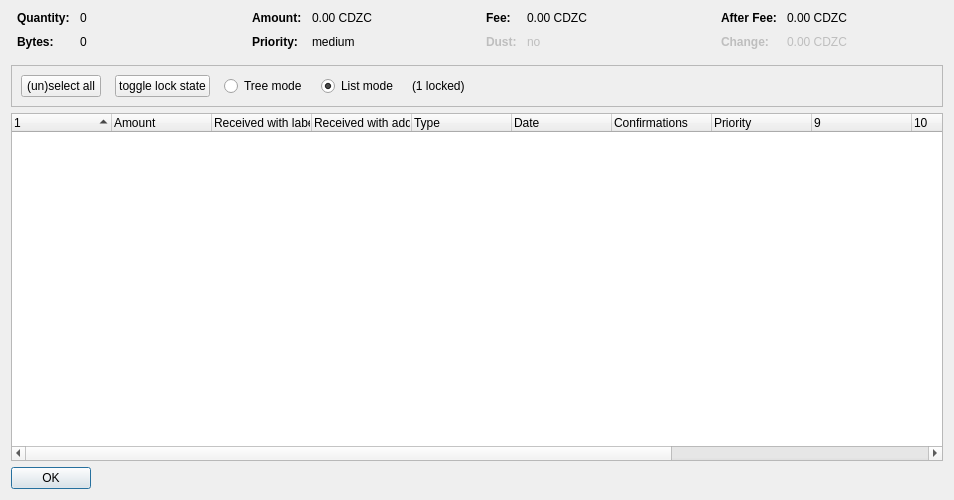
<?xml version="1.0" encoding="UTF-8"?>
<ui version="4.0">
 <class>CoinControlDialog</class>
 <widget class="QDialog" name="CoinControlDialog">
  <property name="geometry">
   <rect>
    <x>0</x>
    <y>0</y>
    <width>954</width>
    <height>500</height>
   </rect>
  </property>
  <property name="windowTitle">
   <string>Coin Selection</string>
  </property>
  <layout class="QVBoxLayout" name="verticalLayout">
   <item>
    <layout class="QHBoxLayout" name="horizontalLayoutTop" stretch="0,0,0,0">
     <property name="topMargin">
      <number>0</number>
     </property>
     <property name="bottomMargin">
      <number>10</number>
     </property>
     <item>
      <layout class="QFormLayout" name="formLayoutCoinControl1">
       <property name="horizontalSpacing">
        <number>10</number>
       </property>
       <property name="verticalSpacing">
        <number>10</number>
       </property>
       <property name="leftMargin">
        <number>6</number>
       </property>
       <property name="rightMargin">
        <number>6</number>
       </property>
       <item row="0" column="0">
        <widget class="QLabel" name="labelCoinControlQuantityText">
         <property name="font">
          <font>
           <weight>75</weight>
           <bold>true</bold>
          </font>
         </property>
         <property name="text">
          <string>Quantity:</string>
         </property>
        </widget>
       </item>
       <item row="0" column="1">
        <widget class="QLabel" name="labelCoinControlQuantity">
         <property name="cursor">
          <cursorShape>IBeamCursor</cursorShape>
         </property>
         <property name="contextMenuPolicy">
          <enum>Qt::ActionsContextMenu</enum>
         </property>
         <property name="text">
          <string notr="true">0</string>
         </property>
         <property name="textInteractionFlags">
          <set>Qt::LinksAccessibleByMouse|Qt::TextSelectableByKeyboard|Qt::TextSelectableByMouse</set>
         </property>
        </widget>
       </item>
       <item row="1" column="0">
        <widget class="QLabel" name="labelCoinControlBytesText">
         <property name="font">
          <font>
           <weight>75</weight>
           <bold>true</bold>
          </font>
         </property>
         <property name="text">
          <string>Bytes:</string>
         </property>
        </widget>
       </item>
       <item row="1" column="1">
        <widget class="QLabel" name="labelCoinControlBytes">
         <property name="cursor">
          <cursorShape>IBeamCursor</cursorShape>
         </property>
         <property name="contextMenuPolicy">
          <enum>Qt::ActionsContextMenu</enum>
         </property>
         <property name="text">
          <string notr="true">0</string>
         </property>
         <property name="textInteractionFlags">
          <set>Qt::LinksAccessibleByMouse|Qt::TextSelectableByKeyboard|Qt::TextSelectableByMouse</set>
         </property>
        </widget>
       </item>
      </layout>
     </item>
     <item>
      <layout class="QFormLayout" name="formLayoutCoinControl2">
       <property name="horizontalSpacing">
        <number>10</number>
       </property>
       <property name="verticalSpacing">
        <number>10</number>
       </property>
       <property name="leftMargin">
        <number>6</number>
       </property>
       <property name="rightMargin">
        <number>6</number>
       </property>
       <item row="0" column="0">
        <widget class="QLabel" name="labelCoinControlAmountText">
         <property name="font">
          <font>
           <weight>75</weight>
           <bold>true</bold>
          </font>
         </property>
         <property name="text">
          <string>Amount:</string>
         </property>
        </widget>
       </item>
       <item row="0" column="1">
        <widget class="QLabel" name="labelCoinControlAmount">
         <property name="cursor">
          <cursorShape>IBeamCursor</cursorShape>
         </property>
         <property name="contextMenuPolicy">
          <enum>Qt::ActionsContextMenu</enum>
         </property>
         <property name="text">
          <string notr="true">0.00 CDZC</string>
         </property>
         <property name="textInteractionFlags">
          <set>Qt::LinksAccessibleByMouse|Qt::TextSelectableByKeyboard|Qt::TextSelectableByMouse</set>
         </property>
        </widget>
       </item>
       <item row="1" column="0">
        <widget class="QLabel" name="labelCoinControlPriorityText">
         <property name="font">
          <font>
           <weight>75</weight>
           <bold>true</bold>
          </font>
         </property>
         <property name="text">
          <string>Priority:</string>
         </property>
        </widget>
       </item>
       <item row="1" column="1">
        <widget class="QLabel" name="labelCoinControlPriority">
         <property name="cursor">
          <cursorShape>IBeamCursor</cursorShape>
         </property>
         <property name="contextMenuPolicy">
          <enum>Qt::ActionsContextMenu</enum>
         </property>
         <property name="text">
          <string>medium</string>
         </property>
         <property name="textInteractionFlags">
          <set>Qt::LinksAccessibleByMouse|Qt::TextSelectableByKeyboard|Qt::TextSelectableByMouse</set>
         </property>
        </widget>
       </item>
      </layout>
     </item>
     <item>
      <layout class="QFormLayout" name="formLayoutCoinControl3">
       <property name="horizontalSpacing">
        <number>10</number>
       </property>
       <property name="verticalSpacing">
        <number>10</number>
       </property>
       <property name="leftMargin">
        <number>6</number>
       </property>
       <property name="rightMargin">
        <number>6</number>
       </property>
       <item row="0" column="0">
        <widget class="QLabel" name="labelCoinControlFeeText">
         <property name="font">
          <font>
           <weight>75</weight>
           <bold>true</bold>
          </font>
         </property>
         <property name="text">
          <string>Fee:</string>
         </property>
        </widget>
       </item>
       <item row="0" column="1">
        <widget class="QLabel" name="labelCoinControlFee">
         <property name="cursor">
          <cursorShape>IBeamCursor</cursorShape>
         </property>
         <property name="contextMenuPolicy">
          <enum>Qt::ActionsContextMenu</enum>
         </property>
         <property name="text">
          <string notr="true">0.00 CDZC</string>
         </property>
         <property name="textInteractionFlags">
          <set>Qt::LinksAccessibleByMouse|Qt::TextSelectableByKeyboard|Qt::TextSelectableByMouse</set>
         </property>
        </widget>
       </item>
       <item row="1" column="0">
        <widget class="QLabel" name="labelCoinControlLowOutputText">
         <property name="enabled">
          <bool>false</bool>
         </property>
         <property name="font">
          <font>
           <weight>75</weight>
           <bold>true</bold>
          </font>
         </property>
         <property name="text">
          <string>Dust:</string>
         </property>
        </widget>
       </item>
       <item row="1" column="1">
        <widget class="QLabel" name="labelCoinControlLowOutput">
         <property name="enabled">
          <bool>false</bool>
         </property>
         <property name="cursor">
          <cursorShape>IBeamCursor</cursorShape>
         </property>
         <property name="contextMenuPolicy">
          <enum>Qt::ActionsContextMenu</enum>
         </property>
         <property name="text">
          <string>no</string>
         </property>
         <property name="textInteractionFlags">
          <set>Qt::LinksAccessibleByMouse|Qt::TextSelectableByKeyboard|Qt::TextSelectableByMouse</set>
         </property>
        </widget>
       </item>
      </layout>
     </item>
     <item>
      <layout class="QFormLayout" name="formLayoutCoinControl4">
       <property name="horizontalSpacing">
        <number>10</number>
       </property>
       <property name="verticalSpacing">
        <number>10</number>
       </property>
       <property name="leftMargin">
        <number>6</number>
       </property>
       <property name="rightMargin">
        <number>6</number>
       </property>
       <item row="0" column="0">
        <widget class="QLabel" name="labelCoinControlAfterFeeText">
         <property name="font">
          <font>
           <weight>75</weight>
           <bold>true</bold>
          </font>
         </property>
         <property name="text">
          <string>After Fee:</string>
         </property>
        </widget>
       </item>
       <item row="0" column="1">
        <widget class="QLabel" name="labelCoinControlAfterFee">
         <property name="cursor">
          <cursorShape>IBeamCursor</cursorShape>
         </property>
         <property name="contextMenuPolicy">
          <enum>Qt::ActionsContextMenu</enum>
         </property>
         <property name="text">
          <string notr="true">0.00 CDZC</string>
         </property>
         <property name="textInteractionFlags">
          <set>Qt::LinksAccessibleByMouse|Qt::TextSelectableByKeyboard|Qt::TextSelectableByMouse</set>
         </property>
        </widget>
       </item>
       <item row="1" column="0">
        <widget class="QLabel" name="labelCoinControlChangeText">
         <property name="enabled">
          <bool>false</bool>
         </property>
         <property name="font">
          <font>
           <weight>75</weight>
           <bold>true</bold>
          </font>
         </property>
         <property name="text">
          <string>Change:</string>
         </property>
        </widget>
       </item>
       <item row="1" column="1">
        <widget class="QLabel" name="labelCoinControlChange">
         <property name="enabled">
          <bool>false</bool>
         </property>
         <property name="cursor">
          <cursorShape>IBeamCursor</cursorShape>
         </property>
         <property name="contextMenuPolicy">
          <enum>Qt::ActionsContextMenu</enum>
         </property>
         <property name="text">
          <string notr="true">0.00 CDZC</string>
         </property>
         <property name="textInteractionFlags">
          <set>Qt::LinksAccessibleByMouse|Qt::TextSelectableByKeyboard|Qt::TextSelectableByMouse</set>
         </property>
        </widget>
       </item>
      </layout>
     </item>
    </layout>
   </item>
   <item>
    <widget class="QFrame" name="frame">
     <property name="minimumSize">
      <size>
       <width>0</width>
       <height>40</height>
      </size>
     </property>
     <property name="frameShape">
      <enum>QFrame::StyledPanel</enum>
     </property>
     <property name="frameShadow">
      <enum>QFrame::Sunken</enum>
     </property>
     <layout class="QHBoxLayout" name="horizontalLayout">
      <item>
       <layout class="QHBoxLayout" name="horizontalLayoutPanel" stretch="0,0,0,0,0,0">
        <property name="spacing">
         <number>14</number>
        </property>
        <item>
         <widget class="QPushButton" name="pushButtonSelectAll">
          <property name="sizePolicy">
           <sizepolicy hsizetype="Maximum" vsizetype="Fixed">
            <horstretch>0</horstretch>
            <verstretch>0</verstretch>
           </sizepolicy>
          </property>
          <property name="text">
           <string>(un)select all</string>
          </property>
          <property name="autoDefault">
           <bool>false</bool>
          </property>
         </widget>
        </item>
        <item>
         <widget class="QPushButton" name="pushButtonToggleLock">
          <property name="sizePolicy">
           <sizepolicy hsizetype="Maximum" vsizetype="Fixed">
            <horstretch>0</horstretch>
            <verstretch>0</verstretch>
           </sizepolicy>
          </property>
          <property name="text">
           <string>toggle lock state</string>
          </property>
          <property name="autoDefault">
           <bool>false</bool>
          </property>
         </widget>
        </item>
        <item>
         <widget class="QRadioButton" name="radioTreeMode">
          <property name="sizePolicy">
           <sizepolicy hsizetype="Maximum" vsizetype="Fixed">
            <horstretch>0</horstretch>
            <verstretch>0</verstretch>
           </sizepolicy>
          </property>
          <property name="text">
           <string>Tree mode</string>
          </property>
         </widget>
        </item>
        <item>
         <widget class="QRadioButton" name="radioListMode">
          <property name="sizePolicy">
           <sizepolicy hsizetype="Maximum" vsizetype="Fixed">
            <horstretch>0</horstretch>
            <verstretch>0</verstretch>
           </sizepolicy>
          </property>
          <property name="text">
           <string>List mode</string>
          </property>
          <property name="checked">
           <bool>true</bool>
          </property>
         </widget>
        </item>
        <item>
         <widget class="QLabel" name="labelLocked">
          <property name="text">
           <string>(1 locked)</string>
          </property>
         </widget>
        </item>
        <item>
         <spacer name="horizontalSpacer">
          <property name="orientation">
           <enum>Qt::Horizontal</enum>
          </property>
          <property name="sizeHint" stdset="0">
           <size>
            <width>40</width>
            <height>20</height>
           </size>
          </property>
         </spacer>
        </item>
       </layout>
      </item>
     </layout>
    </widget>
   </item>
   <item>
    <widget class="CoinControlTreeWidget" name="treeWidget">
     <property name="contextMenuPolicy">
      <enum>Qt::CustomContextMenu</enum>
     </property>
     <property name="sortingEnabled">
      <bool>false</bool>
     </property>
     <property name="columnCount">
      <number>13</number>
     </property>
     <attribute name="headerShowSortIndicator" stdset="0">
      <bool>true</bool>
     </attribute>
     <attribute name="headerStretchLastSection">
      <bool>false</bool>
     </attribute>
     <column>
      <property name="text">
       <string/>
      </property>
     </column>
     <column>
      <property name="text">
       <string>Amount</string>
      </property>
     </column>
     <column>
      <property name="text">
       <string>Received with label</string>
      </property>
     </column>
     <column>
      <property name="text">
       <string>Received with address</string>
      </property>
     </column>
     <column>
      <property name="text">
       <string>Type</string>
      </property>
     </column>
     <column>
      <property name="text">
       <string>Date</string>
      </property>
     </column>
     <column>
      <property name="text">
       <string>Confirmations</string>
      </property>
      <property name="toolTip">
       <string>Confirmed</string>
      </property>
     </column>
     <column>
      <property name="text">
       <string>Priority</string>
      </property>
     </column>
     <column>
      <property name="text">
       <string/>
      </property>
     </column>
     <column>
      <property name="text">
       <string/>
      </property>
     </column>
     <column>
      <property name="text">
       <string/>
      </property>
     </column>
     <column>
      <property name="text">
       <string/>
      </property>
     </column>
     <column>
      <property name="text">
       <string/>
      </property>
     </column>
    </widget>
   </item>
   <item>
    <widget class="QDialogButtonBox" name="buttonBox">
     <property name="sizePolicy">
      <sizepolicy hsizetype="Maximum" vsizetype="Fixed">
       <horstretch>0</horstretch>
       <verstretch>0</verstretch>
      </sizepolicy>
     </property>
     <property name="orientation">
      <enum>Qt::Horizontal</enum>
     </property>
     <property name="standardButtons">
      <set>QDialogButtonBox::Ok</set>
     </property>
    </widget>
   </item>
  </layout>
 </widget>
 <customwidgets>
  <customwidget>
   <class>CoinControlTreeWidget</class>
   <extends>QTreeWidget</extends>
   <header>coincontroltreewidget.h</header>
  </customwidget>
 </customwidgets>
 <resources/>
 <connections/>
</ui>
